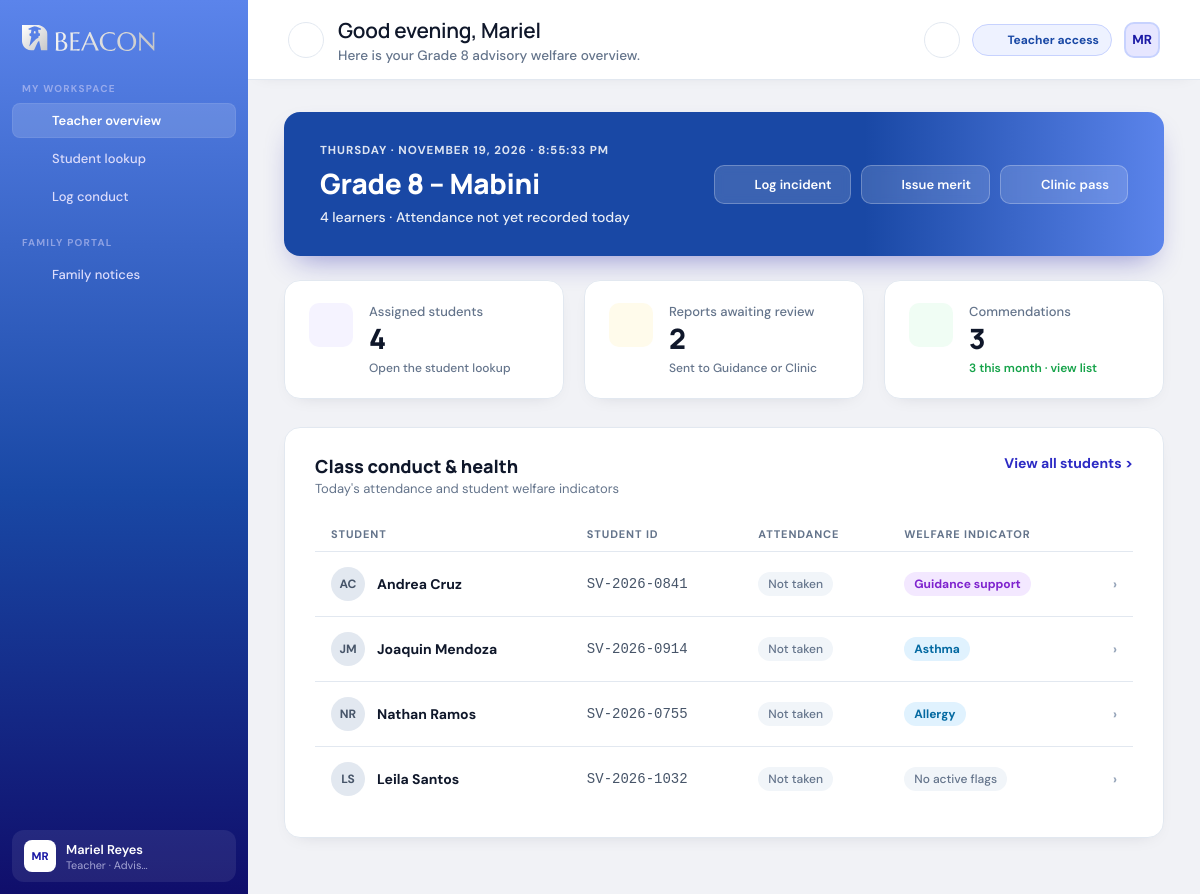
The page /user_overview.php (signed in) on the database its author committed.
### tables this page shows
CREATE TABLE users (
    id                   INT UNSIGNED NOT NULL AUTO_INCREMENT PRIMARY KEY,
    role_id              TINYINT UNSIGNED NOT NULL,
    email                VARCHAR(190) NOT NULL,
    password_hash        VARCHAR(255) NOT NULL,
    first_name           VARCHAR(80)  NOT NULL,
    last_name            VARCHAR(80)  NOT NULL,
    title                VARCHAR(100) NULL,
    phone                VARCHAR(30)  NULL,
    status               ENUM('active','disabled') NOT NULL DEFAULT 'active',
    must_change_password TINYINT(1)   NOT NULL DEFAULT 0,
    last_login_at        DATETIME     NULL,
    last_seen_at         DATETIME     NULL,         
    created_by           INT UNSIGNED NULL,
    created_at           DATETIME     NOT NULL DEFAULT CURRENT_TIMESTAMP,
    updated_at           DATETIME     NOT NULL DEFAULT CURRENT_TIMESTAMP ON UPDATE CURRENT_TIMESTAMP,
    UNIQUE KEY uq_users_email (email),
    KEY idx_users_role (role_id),
    CONSTRAINT fk_users_role       FOREIGN KEY (role_id)    REFERENCES roles(id),
    CONSTRAINT fk_users_created_by FOREIGN KEY (created_by) REFERENCES users(id)
);

CREATE TABLE roles (
    id          TINYINT UNSIGNED NOT NULL PRIMARY KEY,
    code        VARCHAR(20)  NOT NULL,
    label       VARCHAR(50)  NOT NULL,
    UNIQUE KEY uq_roles_code (code)
);

CREATE TABLE sections (
    id           INT UNSIGNED NOT NULL AUTO_INCREMENT PRIMARY KEY,
    grade_level  TINYINT UNSIGNED NOT NULL,
    name         VARCHAR(60)  NOT NULL,
    school_year  CHAR(9)      NOT NULL,             
    adviser_id   INT UNSIGNED NULL,
    UNIQUE KEY uq_sections (grade_level, name, school_year),
    CONSTRAINT fk_sections_adviser FOREIGN KEY (adviser_id) REFERENCES users(id)
);

CREATE TABLE students (
    id                INT UNSIGNED NOT NULL AUTO_INCREMENT PRIMARY KEY,
    student_no        VARCHAR(20)  NOT NULL,        
    lrn               CHAR(12)     NULL,
    first_name        VARCHAR(80)  NOT NULL,
    middle_name       VARCHAR(80)  NULL,
    last_name         VARCHAR(80)  NOT NULL,
    birthdate         DATE         NOT NULL,        
    sex               ENUM('F','M') NOT NULL,
    section_id        INT UNSIGNED NULL,
    address           VARCHAR(255) NULL,
    guardian_name     VARCHAR(120) NULL,
    guardian_relation VARCHAR(40)  NULL,
    guardian_contact  VARCHAR(30)  NULL,
    status            ENUM('enrolled','transferred','graduated','inactive') NOT NULL DEFAULT 'enrolled',
    created_at        DATETIME     NOT NULL DEFAULT CURRENT_TIMESTAMP,
    updated_at        DATETIME     NOT NULL DEFAULT CURRENT_TIMESTAMP ON UPDATE CURRENT_TIMESTAMP,
    UNIQUE KEY uq_students_no (student_no),
    UNIQUE KEY uq_students_lrn (lrn),
    KEY idx_students_section (section_id),
    KEY idx_students_name (last_name, first_name),
    CONSTRAINT fk_students_section FOREIGN KEY (section_id) REFERENCES sections(id) ON DELETE SET NULL
);

### user_overview.php (the view, shortened to what the rows shown need)
<?php
require __DIR__ . '/inc/bootstrap.php';
require __DIR__ . '/inc/layout.php';
$user = require_page('user_overview');
$students   = visible_students($user);
$studentIds = array_map('intval', array_column($students, 'id'));
$section    = advisory_section((int)$user['id']);
$attendance = attendance_today($studentIds);
$welfare    = welfare_indicators($studentIds);
$presentToday = count(array_filter($attendance, fn($s) => in_array($s, ['present', 'late'], true)));
$pendingReports = (int)db_value("SELECT COUNT(*) FROM incident_reports WHERE reported_by = ? AND status = 'new'", [$user['id']]);
$urgentPending  = (int)db_value("SELECT COUNT(*) FROM incident_reports WHERE reported_by = ? AND status = 'new' AND severity IN ('high','urgent')", [$user['id']]);
$hour = (int)date('G');
$greeting = $hour < 12 ? 'Good morning' : ($hour < 18 ? 'Good afternoon' : 'Good evening');
$tz = config('timezone') ?: 'Asia/Manila';
layout_start($user, 'overview', "$greeting, {$user['first_name']}",
    $section ? "Here is your Grade {$section['grade_level']} advisory welfare overview." : 'Here is the welfare overview for your classes.');
?>
<div class="hero-card">
    <div>
        <div class="hero-date">
            <span data-clock="date" data-server-time="<?= time() ?>" data-tz="<?= e($tz) ?>"><?= e(date('l · F j, Y')) ?></span>
            · <span class="live-clock" data-clock="time" data-server-time="<?= time() ?>" data-tz="<?= e($tz) ?>"><?= e(date('g:i:s A')) ?></span>
        </div>
        <div class="hero-title"><?= $section ? e("Grade {$section['grade_level']} – {$section['name']}") : 'My classes' ?></div>
        <div class="hero-desc">
            <?= count($students) ?> learner<?= count($students) === 1 ? '' : 's' ?>
            · <?= $attendance ? "$presentToday present today" : 'Attendance not yet recorded today' ?>
        </div>
    </div>
</div>
<div class="stat-grid-3">
    <a class="stat-card-box" href="log_conduct.php#my-reports">
        <div class="stat-info">
            <span class="stat-lbl">Reports awaiting review</span>
            <div class="stat-val"><?= $pendingReports ?></div>
            <span class="stat-note <?= $urgentPending ? 'note-amber' : '' ?>"><?= $urgentPending ? "$urgentPending marked high or urgent" : 'Sent to Guidance or Clinic' ?></span>
        </div>
    </a>
</div>
<div class="card">
    <?php if (!$students): ?>
        <div class="empty">No students are assigned to your sections yet. Ask the administrator to set your advisory class.</div>
    <?php else: ?>
    <table class="table">
        <thead>
            <tr><th>Student</th><th>Student ID</th><th>Attendance</th><th>Welfare indicator</th><th style="width: 40px;"></th></tr>
        </thead>
        <tbody>
        <?php foreach ($students as $s):
            $sid = (int)$s['id'];
            $att = $attendance[$sid] ?? null;
            $attTone = ['present' => 'green', 'late' => 'amber', 'absent' => 'red', 'excused' => 'blue'][$att] ?? 'gray';
        ?>
            <tr>
                <td>
                    <div class="stu-cell">
                        <div class="stu-avatar"><?= e(student_initials($s)) ?></div>
                        <a class="stu-name" href="student_search.php?id=<?= $sid ?>"><?= e(student_name($s)) ?></a>
                    </div>
                </td>
                <td class="mono" style="color: #475569;"><?= e($s['student_no']) ?></td>
                <td><span class="badge badge-<?= $attTone ?>"><?= e($att ? ucfirst($att) : 'Not taken') ?></span></td>
                <td>
                    <div class="tags">
                    <?php foreach ($welfare[$sid] ?? [] as $tag): ?>
                        <span class="badge badge-<?= e($tag['tone']) ?>" title="<?= e($tag['hint']) ?>"><?= e($tag['label']) ?></span>
                    <?php endforeach; ?>
                    <?php if (empty($welfare[$sid])): ?><span class="badge badge-gray">No active flags</span><?php endif; ?>
                    </div>
                </td>
                <td style="text-align: right;"><a href="student_search.php?id=<?= $sid ?>" aria-label="Open <?= e(student_name($s)) ?>" style="color: #94a3b8; text-decoration: none; font-weight: bold;">›</a></td>
            </tr>
        <?php endforeach; ?>
        </tbody>
    </table>
    <?php endif; ?>
</div>
<?php layout_end(); ?>

### inc/layout.php (shortened to what the rows shown need)
<?php
function icon(string $name): string {
    $paths = [
        'grid'      => '<rect x="4" y="4" width="6" height="6" rx="1.5"/><rect x="14" y="4" width="6" height="6" rx="1.5"/><rect x="4" y="14" width="6" height="6" rx="1.5"/><rect x="14" y="14" width="6" height="6" rx="1.5"/>',
        'search'    => '<circle cx="11" cy="11" r="6.5"/><path d="M20 20l-4.2-4.2"/>',
        'clipboard' => '<rect x="6" y="4.5" width="12" height="16" rx="2"/><path d="M9.5 4.5h5v2.5h-5zM9 11h6M9 15h4"/>',
        'shield'    => '<path d="M12 3l7 3v5c0 4.5-3 8.3-7 10-4-1.7-7-5.5-7-10V6l7-3z"/>',
        'users'     => '<circle cx="9" cy="8" r="3.5"/><path d="M3 20c0-3.3 2.7-6 6-6s6 2.7 6 6M16 4.6a3.5 3.5 0 0 1 0 6.8M21 20c0-2.8-1.9-5.1-4.5-5.8"/>',
        'heart'     => '<path d="M12 20s-7-4.4-7-10a4 4 0 0 1 7-2.6A4 4 0 0 1 19 10c0 5.6-7 10-7 10z"/>',
        'box'       => '<path d="M12 3l8 4.5v9L12 21l-8-4.5v-9L12 3zM4 7.5l8 4.5 8-4.5M12 12v9"/>',
        'bell'      => '<path d="M6 16V11a6 6 0 0 1 12 0v5l1.5 2h-15L6 16zM10 20a2 2 0 0 0 4 0"/>',
        'chart'     => '<path d="M4 20h16M7 16v-5M12 16V6M17 16v-8"/>',
        'key'       => '<circle cx="8" cy="15" r="4"/><path d="M11 12l8-8M16 7l2 2"/>',
        'logout'    => '<path d="M15 4h3a2 2 0 0 1 2 2v12a2 2 0 0 1-2 2h-3M10 16l4-4-4-4M14 12H4"/>',
        'panel'     => '<rect x="4" y="5" width="16" height="14" rx="2"/><path d="M10 5v14"/>',
    ];
    return '<svg class="ico" viewBox="0 0 24 24" aria-hidden="true">' . ($paths[$name] ?? '') . '</svg>';
}
function layout_start($user, $activeKey, $title, $subtitle = '', array $opts = []) {
    $active = NAV_ACTIVE_ALIASES[$activeKey] ?? $activeKey;
?>
<!DOCTYPE html>
<html lang="en">
<head>
    <link rel="stylesheet" href="./index.css">
</head>
<body class="role-<?= e($user['role']) ?>">
    <div class="system-analytics">
        <nav class="shell2" aria-label="Main">
<?php
    foreach (NAV as [$section, $label, $href, $page, $ico]) {
        if (!can(PAGES[$page], $user)) continue;
        $isActive = $page === $active;
        echo '<a class="nav-link' . ($isActive ? ' active' : '') . '" href="' . e($href) . '"' . ($isActive ? ' aria-current="page"' : '') . '>'
            . icon($ico) . '<span>' . e($label) . "</span></a>\n";
    }
?>
            <div class="sidebar-user">
                <div class="sidebar-user-info">
                    <div class="sidebar-user-name"><?= e($user['name']) ?></div>
                    <div class="sidebar-user-role"><?= e($user['title'] ?: $user['role_label']) ?></div>
                </div>
            </div>
        </nav>
        <div class="shell">
            <header class="header">
                <div class="header-left">
                    <div>
                        <h1 class="header-greeting"><?= e($title) ?></h1>
                    </div>
                </div>
                <div class="header-actions">
                    <?php if (!empty($opts['search'])): ?>
                        <label class="header-search">
                            <?= icon('search') ?>
                            <input type="search" id="<?= e($opts['search']['id'] ?? 'pageSearch') ?>" placeholder="<?= e($opts['search']['placeholder'] ?? 'Search this pageâ€¦') ?>" autocomplete="off" aria-label="<?= e($opts['search']['placeholder'] ?? 'Search this page') ?>">
                        </label>
                    <?php elseif (can('student.search', $user)): ?>
                        <a class="header-icon-btn" href="student_search.php" title="Search students"><?= icon('search') ?></a>
                    <?php endif; ?>
                    <span class="role-badge" title="You are signed in with <?= e($user['role_label']) ?> access"><?= icon(ROLE_ICONS[$user['role']] ?? 'users') ?><?= e($user['role_label']) ?> access</span>
                    <div class="user-avatar-pill" title="<?= e($user['name']) ?>"><?= e($user['initials']) ?></div>
                </div>
            </header>
            <main class="main-content">
<?php
}
function layout_end() {
?>
            </main>
        </div>
    </div>
</body>
</html>
<?php
}

### rows shown on the page
users: title "Teacher · Advis…", role.label "Teacher", id "2"
sections: grade_level+name "Grade 8 – Mabini"
students: student_initials($s) "AC", student_name($s) "Andrea Cruz", student_no "SV-2026-0841", att "Not taken", label "Guidance support"
students: student_initials($s) "JM", student_name($s) "Joaquin Mendoza", student_no "SV-2026-0914", att "Not taken", label "Asthma"
students: student_initials($s) "NR", student_name($s) "Nathan Ramos", student_no "SV-2026-0755", att "Not taken", label "Allergy"
students: student_initials($s) "LS", student_name($s) "Leila Santos", student_no "SV-2026-1032", att "Not taken", shows "No active flags"

### other values the page prints
$section "MY WORKSPACE"
$label "Teacher overview"
$label "Student lookup"
$label "Log conduct"
$section "FAMILY PORTAL"
$label "Family notices"
$user['initials'] "MR"
$user['name'] "Mariel Reyes"
$title "Good evening, Mariel"
$subtitle "Here is your Grade 8 advisory welfare overview."
count($students) "4"
count($commendations) "3"
$commThisMonth "3"
